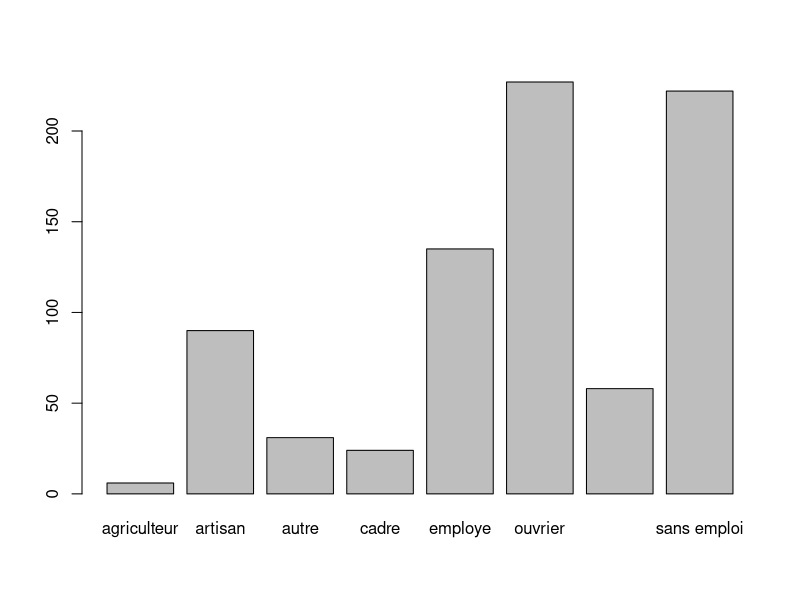
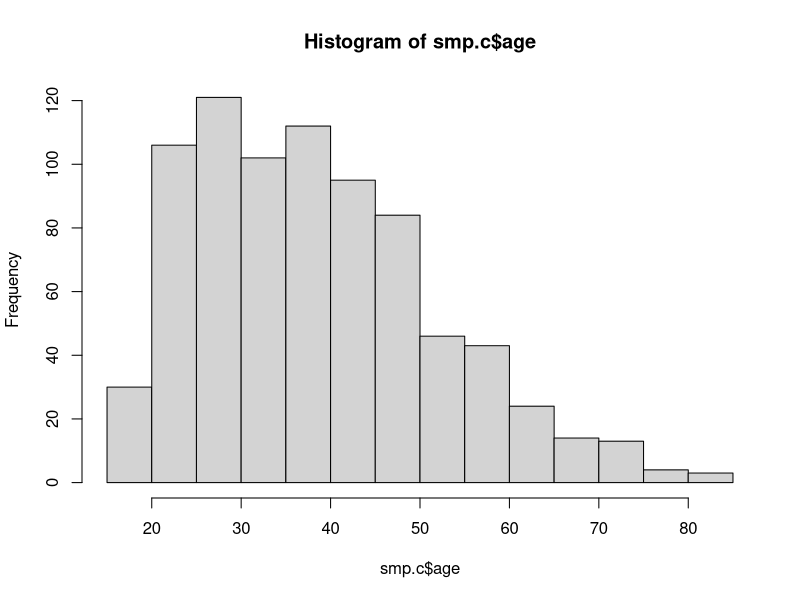
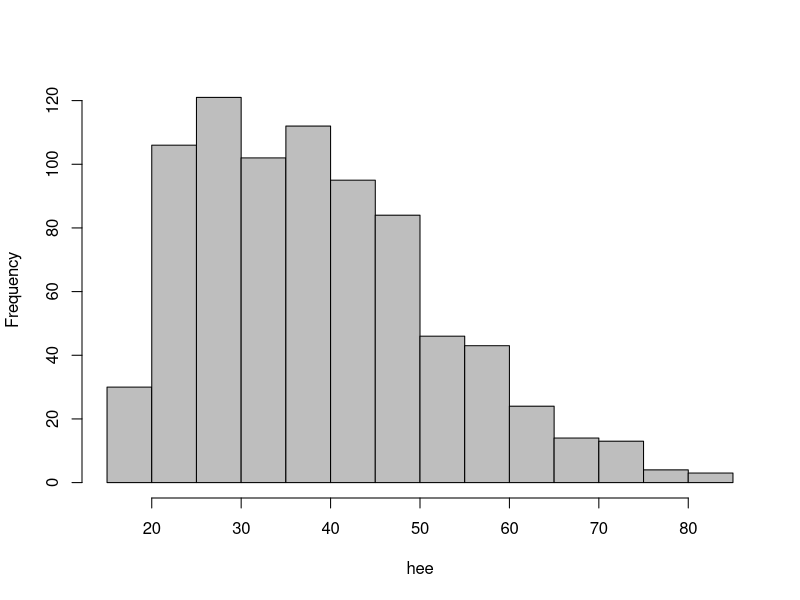
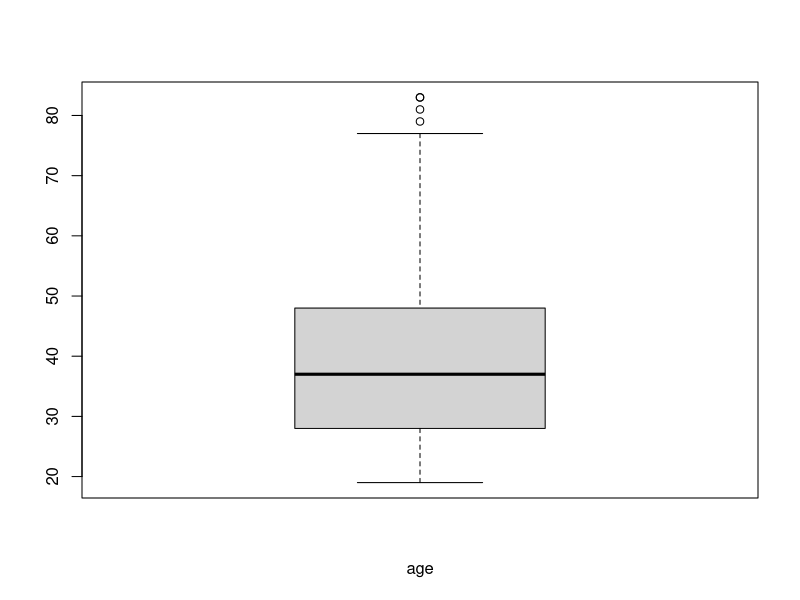
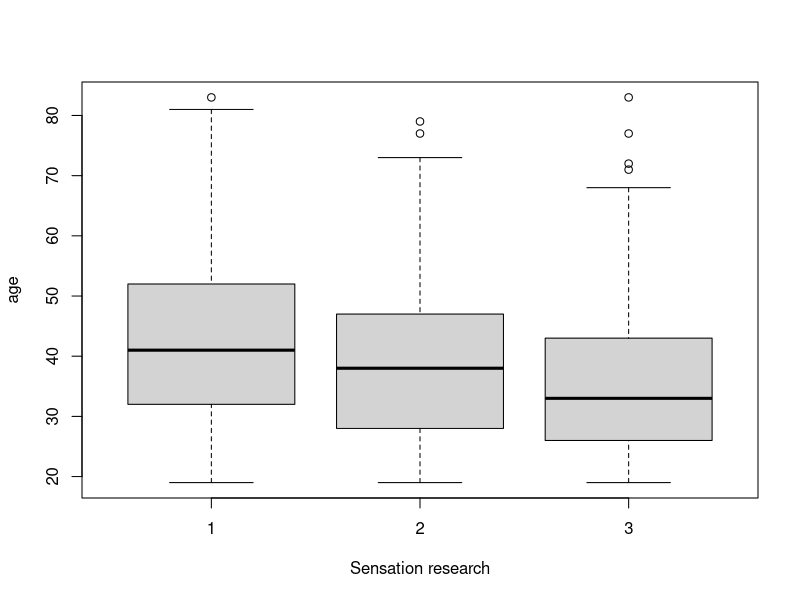
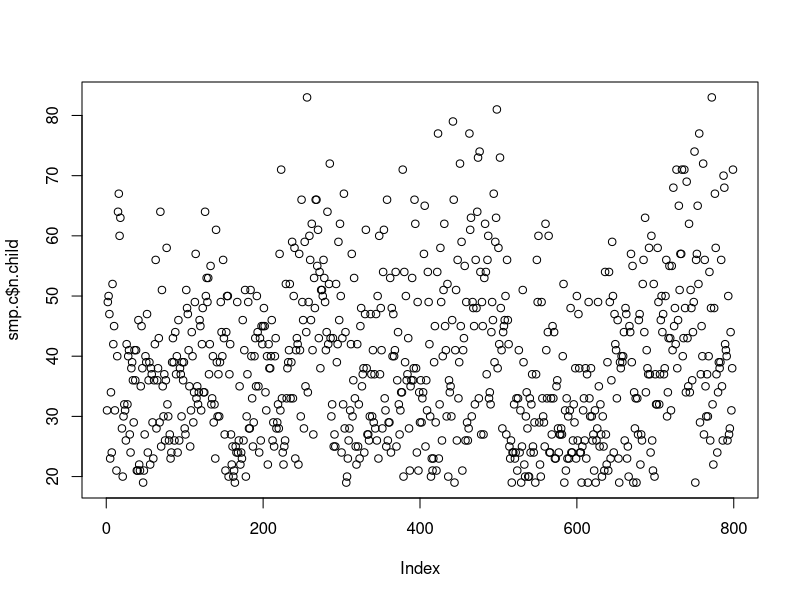
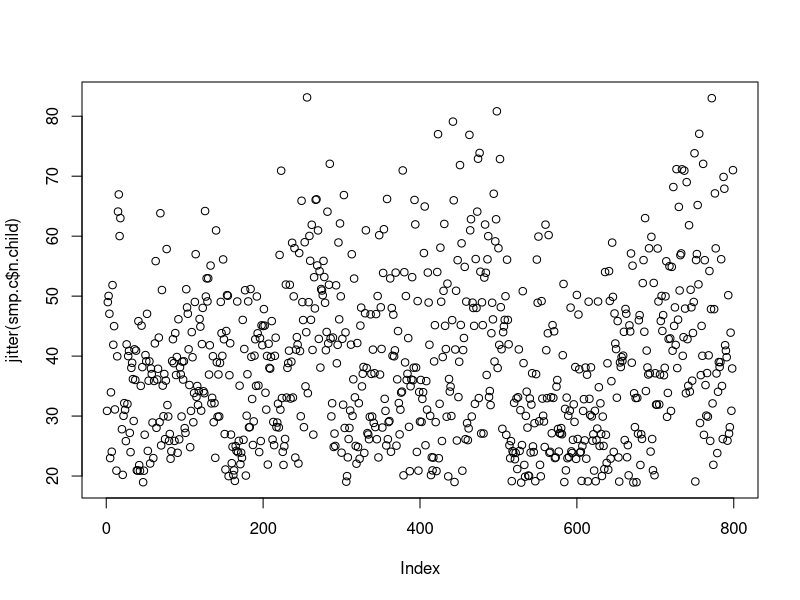

Source code (R) for these figures, in order: (Note: this script raises an error after producing the figures.)
################################################################################
#################### Example codes from the lecture ############################
################################################################################

################################################################################
################################ Chapter 2 #####################################
################################################################################

############ read the example data 
smp.c <- read.csv2("smp1.csv")

##### check the content of the data with str() function
str(smp.c)

# table () to calculate the number of inmates with profession
table (smp.c$prof)

#### barplot 
barplot(table(smp.c$prof))


# histogram of for the age distribution of inmates 
hist(smp.c$age)

hist(smp.c$age,col="grey",main="",xlab="hee")
boxplot(smp.c$age,xlab="age")
boxplot(smp.c$age~smp.c$rs,ylab="age",xlab="Sensation research")
plot(smp.c$age,smp.c$n.child)
plot(jitter(smp.c$age),jitter(smp.c$n.child))


repdat <-read.csv2("outils_hdrs.csv")
str(repdat)
plotmeans(repdat$HDRS~repdat$VISIT,gap=0,barcol="black")

interaction.plot(repdat$VISIT,repdat$NUMRO,repdat$HDRS,lty=1,legend=FALSE)
